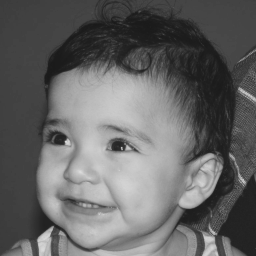
#> input picture aula9/biel.png, 256 x 256 px
$ python exe2.py
#> lines starting #> are read from the running program, lines starting #| are printed output that depends on the picture; after the words box and inside, x2 and y2 are one past the last pixel; in counts of white or black regions, pixels touching at a corner belong together
import cv2 as cv
import numpy as np

kernel_laplaciano = np.array([[1, 1, 1],	[1, -4, 1],	[1, 1, 1]],dtype="int")

kernel_laplacian_large = np.array([[1, 1, 1, 1, 1],	[1, 1, 1, 1, 1],	[1, 1, -24, 1, 1],	[1, 1, 1, 1, 1],	[1, 1, 1, 1, 1]],dtype="int")

def detectarpontos(im):

    iml = cv.Laplacian(im,cv.CV_8U,ksize=5)
    imlA = np.abs(iml)

    T = 0.9*np.max(imlA)

    print(T)

    pontos = np.where(imlA>0,0,255).astype('uint8')

    print(np.where(pontos>0))


    cv.imshow('Original', im)
    cv.imshow('Laplaciano ', iml)
    cv.imshow('Pontos detectados', pontos)

    cv.waitKey(0)
    cv.destroyAllWindows()


def canny(im,t1,t2):
    imc = cv.Canny(im,threshold1=t1, threshold2=t2, apertureSize = 3)
    return imc

def limiarizacao(im):
        # global thresholding
    im_blur = cv.GaussianBlur(im, (5,5), 0)
    ret,th = cv.threshold(im_blur,127,255,cv.THRESH_BINARY)

    cv.imshow('Original', im)
    cv.imshow('Global threshold', th)
    cv.waitKey(0)
    cv.destroyAllWindows()

def main():
    # [24 lines of commented-out code are left out]

    im = cv.imread('biel.png')
#> im is the input picture: shape (256, 256, 3); min 26, max 219, mean 100.9
    im_gray = cv.cvtColor(im, cv.COLOR_BGR2GRAY)
    im_blur = cv.GaussianBlur(im_gray, (3,3), 1)

    cv.imshow('Original', im)

    imc = canny(im_gray,50,150)
#> in canny, `imc = cv.Canny(im,threshold1=t1, threshold2=t2, apertureSize = 3)`:
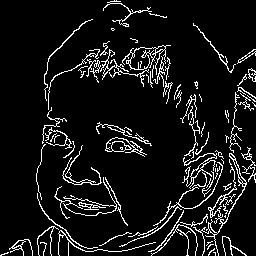
#> imc: shape (256, 256); 8.4% white in thin lines or dots
    cv.imshow('Canny Edge Detection', imc)

    imc2 = canny(im_blur,50,150)
#> call 2 of canny, with t1 = 50, t2 = 150
#> in canny (call 2), `imc = cv.Canny(im,threshold1=t1, threshold2=t2, apertureSize = 3)`:
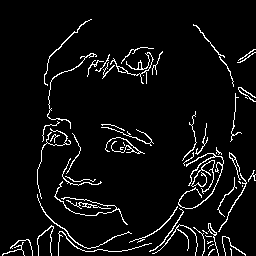
#> imc: shape (256, 256); 5.5% white in thin lines or dots
    cv.imshow('Canny Edge Detection with Blur', imc2)

    cv.waitKey(0)

    cv.destroyAllWindows()

    while(True):
        t1 = int(input("Digite o valor de t1: "))
#> the answer given: 3
        t2 = int(input("Digite o valor de t2: "))
#> the answer given: 3
#> call 3 of canny, with t1 = 3, t2 = 3
#> in canny (call 3), `imc = cv.Canny(im,threshold1=t1, threshold2=t2, apertureSize = 3)`:
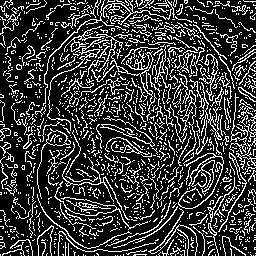
#> imc: shape (256, 256); 23% white in thin lines or dots
#> the answer given: 3
#> the answer given: 3
#> the answer given: 3
#> the answer given: 3

        if(t1 == 0 or t2 == 0):
            break
        else:
            imc3 = canny(im_blur,t1,t2)
            cv.imshow('Canny Edge Detection with Blur and T1, T2', imc3)
            cv.waitKey(0)
            cv.destroyAllWindows()

if __name__ == "__main__":
#> (the run stopped early here; a loop or call above may not have finished)

$ run again, with aula9/teste2.jpg saved as aula9/biel.png
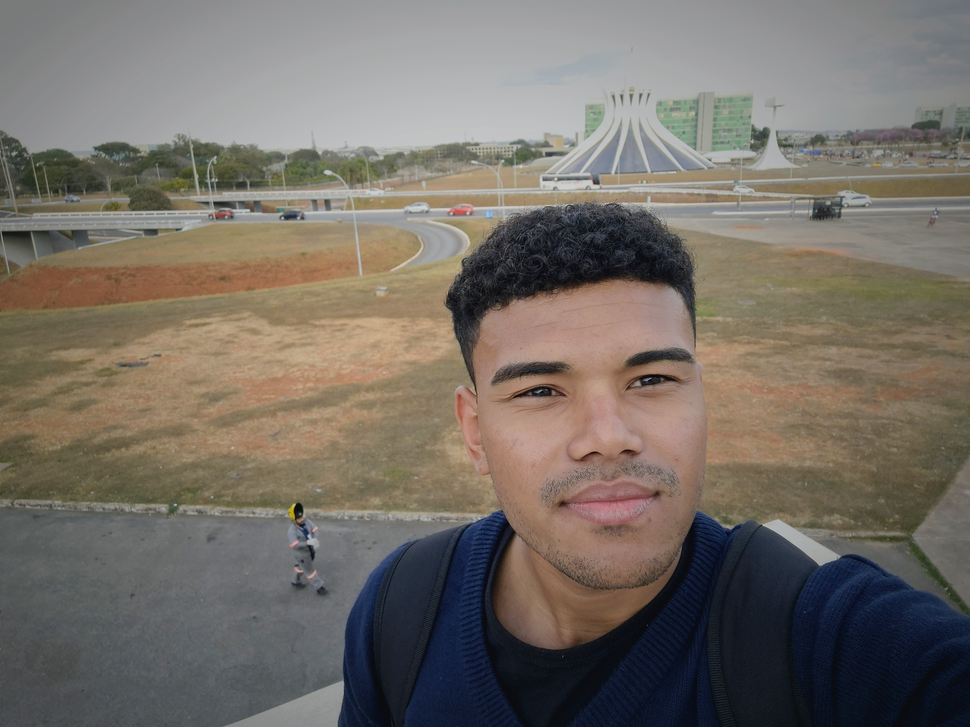
#> input picture aula9/teste2.jpg, 970 x 727 px, shrunk from 6528 x 4896 before the run
#> in main, im is the input picture: shape (727, 970, 3); mean B, G, R 102.4, 110.1, 117
#> in canny, `imc = cv.Canny(im,threshold1=t1, threshold2=t2, apertureSize = 3)`:
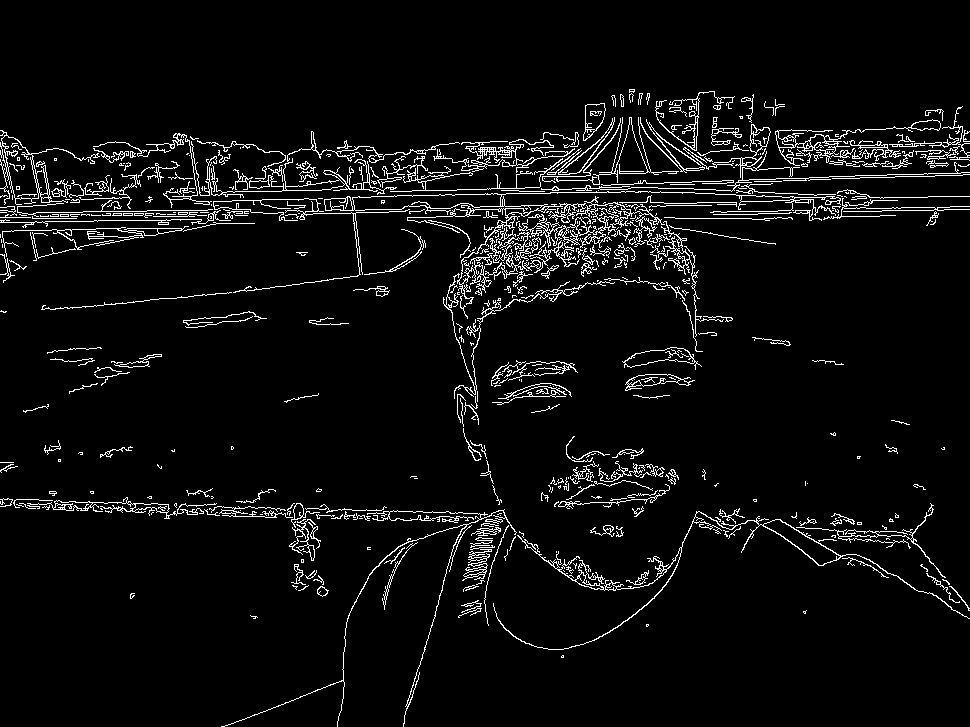
#> imc: shape (727, 970); 5.1% white in thin lines or dots, all inside (x1, y1, x2, y2) = (0, 89, 970, 727)
#> imc: shape (727, 970); 2.9% white in thin lines or dots, all inside (x1, y1, x2, y2) = (0, 86, 970, 727)
#> in canny (call 3), `imc = cv.Canny(im,threshold1=t1, threshold2=t2, apertureSize = 3)`:
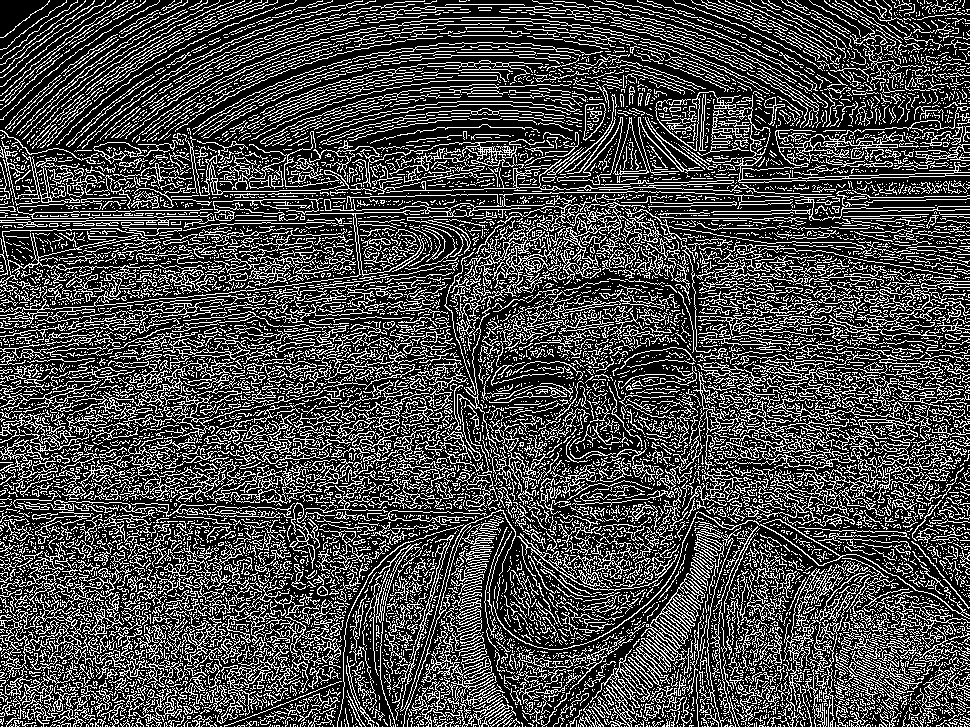
#> imc: shape (727, 970); 28.3% white in thin lines or dots
